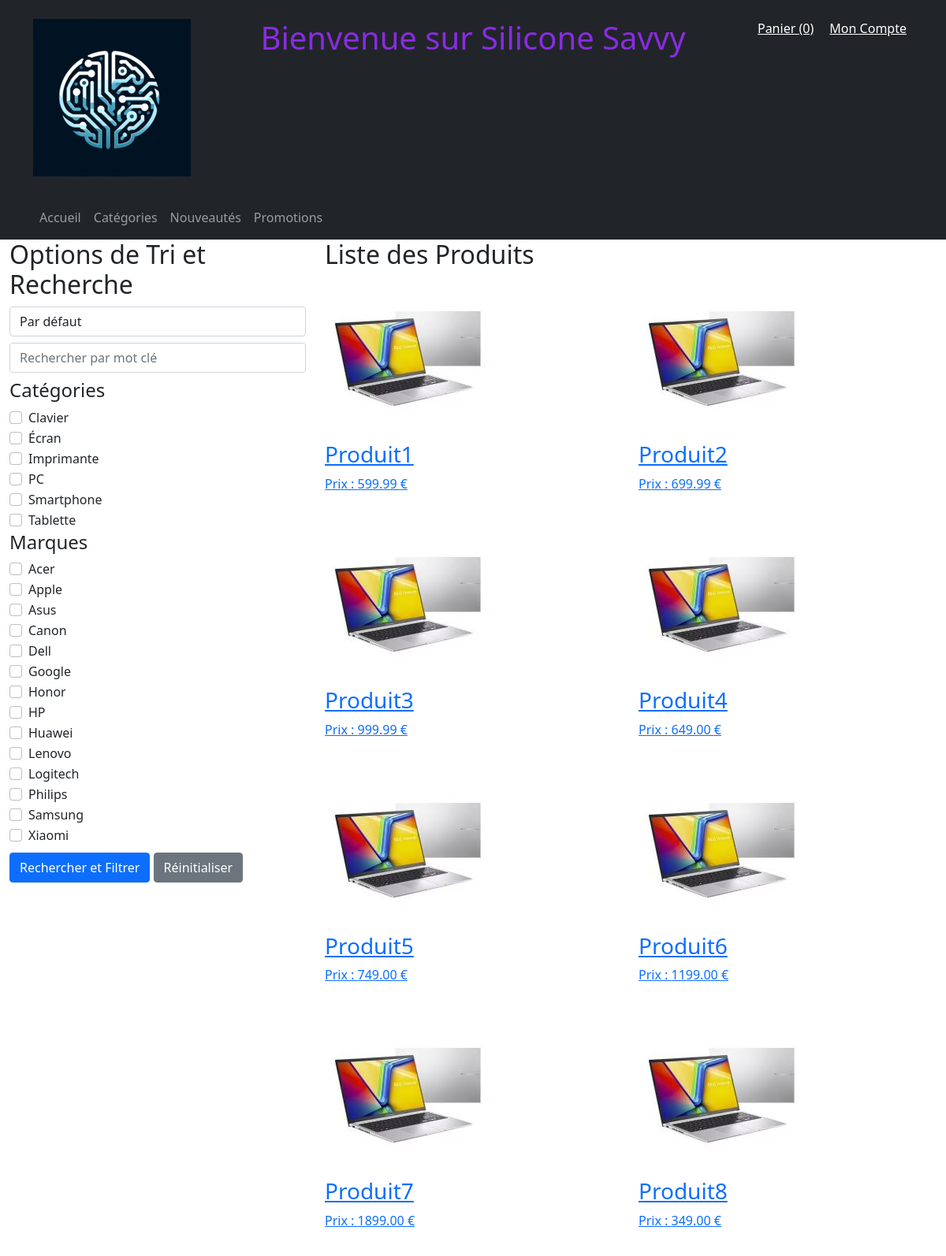
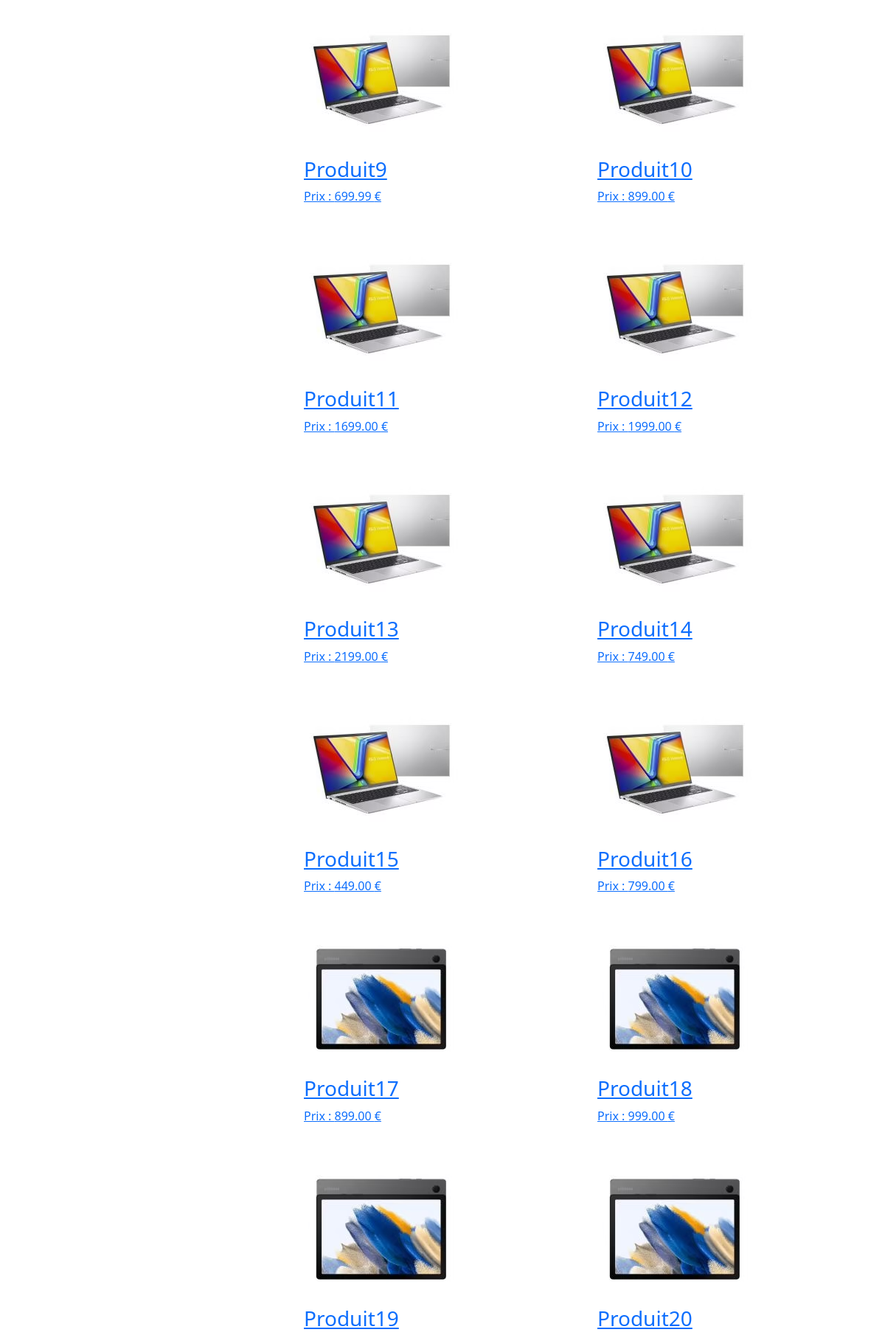
The page / (upper part) on the database its author committed (2 pictures, top to bottom).
### tables this page shows
CREATE TABLE categories (
    id INT PRIMARY KEY AUTO_INCREMENT,
    nom VARCHAR(255) UNIQUE NOT NULL
) ENGINE InnoDB DEFAULT CHARSET=utf8mb4;

CREATE TABLE marques (
    id INT PRIMARY KEY AUTO_INCREMENT,
    nom VARCHAR(255) UNIQUE NOT NULL
) ENGINE InnoDB DEFAULT CHARSET=utf8mb4;

CREATE TABLE produits (
    id INT PRIMARY KEY AUTO_INCREMENT,
    nom VARCHAR(255) UNIQUE NOT NULL,
    categorie_id INT NOT NULL,
    marque_id INT NOT NULL,
    prix DECIMAL(10,2) NOT NULL,
    quantite_stock INT NOT NULL DEFAULT 0,
    description TEXT NOT NULL,
    image VARCHAR(255) NOT NULL,  
    FOREIGN KEY (categorie_id) REFERENCES categories(id),
    FOREIGN KEY (marque_id) REFERENCES marques(id)
) ENGINE InnoDB DEFAULT CHARSET=utf8mb4;

### index.php (the view, shortened to what this page needs)
<?php
include('connect.php');
$filtreMarques = isset($_POST['marques']) ? $_POST['marques'] : [];
$filtreCategories = isset($_POST['categories']) ? $_POST['categories'] : [];
function isChecked($value, $postArray) {
    return in_array($value, $postArray) ? 'checked' : '';
}
try {
    $stmt_cat = $dbh->query('SELECT id, nom FROM categories');
    $categories = $stmt_cat->fetchAll(PDO::FETCH_ASSOC);
    $stmt_marque = $dbh->query('SELECT id, nom FROM marques');
    $marques = $stmt_marque->fetchAll(PDO::FETCH_ASSOC);
    $sql = 'SELECT id, image, nom, prix FROM produits';
    $params = [];
    if (isset($_POST['tri'])) {
        $orderBy = $_POST['tri'];
        if ($orderBy == 'asc') {
            $sql .= ' ORDER BY prix ASC';
        } elseif ($orderBy == 'desc') {
            $sql .= ' ORDER BY prix DESC';
        }
    } else {
        $sql .= ' ORDER BY id ASC';
    }
    $stmt = $dbh->prepare($sql);
    try {
        $stmt->execute($params);
    } catch (PDOException $e) {
        echo "Erreur : " . $e->getMessage();
    }
    if ($stmt->rowCount() === 0) {
        $message = '<p>Aucun résultat trouvé.</p>';
    } else {
        $message = '<div class="product-grid">';
        while ($row = $stmt->fetch(PDO::FETCH_ASSOC)) {
            $product_id = $row['id'];
            $image = $row['image'];
            $nom = $row['nom'];
            $prix = $row['prix'];
            $message .= '<div class="product">';
            $message .= "<a href='produit.php?id=$product_id'>";
            $message .= "<img src='$image' alt='$nom'>";
            $message .= "<h3>$nom</h3>";
            $message .= "<p>Prix : $prix €</p>";
            $message .= '</a>';
            $message .= '</div>';
        }
        $message .= '</div>';
    }
} catch (PDOException $e) {
    $message = 'Une erreur est survenue lors de la récupération des données : ' . $e->getMessage();
}
?>
<!DOCTYPE html>
<html lang="fr">
<head>
    <link href="./styles/bootstrap.min.css" rel="stylesheet" type="text/css">
    <link href="./styles/silicone-savvy.css" rel="stylesheet" type="text/css">
</head>
<?php include('header_nav.php');?>
<body>
<div class="container-fluid">
    <div class="row">
        <div class="col-md-4">
            <h2>Options de Tri et Recherche</h2>
            <form method="post" class="mb-3">
                <div class="form-group mb-2">
                    <select id="tri" name="tri" class="form-control">
                        <option value="">Par défaut</option>
                    </select>
                </div>
                <div class="form-group mb-2">
                    <input type="text" id="keyword" name="keyword" class="form-control" placeholder="Rechercher par mot clé" value="<?php echo isset($_POST['keyword']) ? $_POST['keyword'] : ''; ?>">
                </div>
                <h4>Catégories</h4>
                <?php foreach ($categories as $categorie): ?>
                    <div class="form-check">
                        <input class="form-check-input" type="checkbox" name="categories[]" value="<?php echo $categorie['id']; ?>" <?php echo isChecked($categorie['id'], $filtreCategories); ?>>
                        <label class="form-check-label">
                            <?php echo htmlspecialchars($categorie['nom']); ?>
                        </label>
                    </div>
                <?php endforeach; ?>
                <h4>Marques</h4>
                <?php foreach ($marques as $marque): ?>
                    <div class="form-check">
                        <input class="form-check-input" type="checkbox" name="marques[]" value="<?php echo $marque['id']; ?>" <?php echo isChecked($marque['id'], $filtreMarques); ?>>
                        <label class="form-check-label">
                            <?php echo htmlspecialchars($marque['nom']); ?>
                        </label>
                    </div>
                <?php endforeach; ?>
                <button type="submit" class="btn btn-primary mt-2">Rechercher et Filtrer</button>
                <a href='index.php' class='btn btn-secondary mt-2'>Réinitialiser</a>
            </form>
        </div>
        <div class="col-md-8">
            <h2>Liste des Produits</h2>
            <?php echo $message; ?>
        </div>
    </div>
</div>
</body>
</html>

### header_nav.php
<?php echo '
<header class="bg-dark text-white py-4">
    <div class="container">
        <div class="row">
            <div class="col-md-3">
                <img src="./assets/SiliconeSavvy200.png" alt="Logo du Site">
            </div>
            <div class="col-md-6">
                <h1 class="text-center">Bienvenue sur Silicone Savvy</h1>
            </div>
            <div class="col-md-3">
                <div class="text-end">
                    <a href="#" class="text-white mx-2"><i class="fas fa-shopping-cart"></i> Panier (0)</a>
                    <a href="#" class="text-white mx-2"><i class="fas fa-user"></i> Mon Compte</a>
                </div>
            </div>
        </div>
    </div>
</header>
    <nav class="navbar navbar-expand-lg navbar-dark bg-dark">
        <div class="container">
            <button class="navbar-toggler" type="button" data-bs-toggle="collapse" data-bs-target="#navbarNav" aria-controls="navbarNav" aria-expanded="false" aria-label="Toggle navigation">
                <span class="navbar-toggler-icon"></span>
            </button>
            <div class="collapse navbar-collapse" id="navbarNav">
                <ul class="navbar-nav ml-auto">
                    <li class="nav-item">
                        <a class="nav-link" href="#">Accueil</a>
                    </li>
                    <li class="nav-item">
                        <a class="nav-link" href="#">Catégories</a>
                    </li>
                    <li class="nav-item">
                        <a class="nav-link" href="#">Nouveautés</a>
                    </li>
                    <li class="nav-item">
                        <a class="nav-link" href="#">Promotions</a>
                    </li>
                </ul>
            </div>
        </div>
    </nav>'
?>

### rows shown on the page
categories: nom "Clavier"
categories: nom "Écran"
categories: nom "Imprimante"
categories: nom "PC"
categories: nom "Smartphone"
categories: nom "Tablette"
marques: nom "Acer"
marques: nom "Apple"
marques: nom "Asus"
marques: nom "Canon"
marques: nom "Dell"
marques: nom "Google"
marques: nom "Honor"
marques: nom "HP"
marques: nom "Huawei"
marques: nom "Lenovo"
marques: nom "Logitech"
marques: nom "Philips"
marques: nom "Samsung"
marques: nom "Xiaomi"
produits: image (picture), nom "Produit1", prix "599.99"
produits: image (picture), nom "Produit2", prix "699.99"
produits: image (picture), nom "Produit3", prix "999.99"
produits: image (picture), nom "Produit4", prix "649.00"
produits: image (picture), nom "Produit5", prix "749.00"
produits: image (picture), nom "Produit6", prix "1199.00"
produits: image (picture), nom "Produit7", prix "1899.00"
produits: image (picture), nom "Produit8", prix "349.00"
produits: image (picture), nom "Produit9", prix "699.99"
produits: image (picture), nom "Produit10", prix "899.00"
produits: image (picture), nom "Produit11", prix "1699.00"
produits: image (picture), nom "Produit12", prix "1999.00"
produits: image (picture), nom "Produit13", prix "2199.00"
produits: image (picture), nom "Produit14", prix "749.00"
produits: image (picture), nom "Produit15", prix "449.00"
produits: image (picture), nom "Produit16", prix "799.00"
produits: image (picture), nom "Produit17", prix "899.00"
produits: image (picture), nom "Produit18", prix "999.00"
produits: image (picture), nom "Produit19"
produits: image (picture), nom "Produit20"
